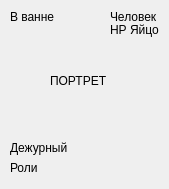
<?xml version="1.0" encoding="UTF-8"?>
<ui version="4.0">
 <class>Status</class>
 <widget class="QWidget" name="Status">
  <property name="geometry">
   <rect>
    <x>0</x>
    <y>0</y>
    <width>169</width>
    <height>189</height>
   </rect>
  </property>
  <property name="windowTitle">
   <string>Form</string>
  </property>
  <widget class="QLabel" name="label">
   <property name="geometry">
    <rect>
     <x>50</x>
     <y>60</y>
     <width>71</width>
     <height>41</height>
    </rect>
   </property>
   <property name="text">
    <string>ПОРТРЕТ</string>
   </property>
  </widget>
  <widget class="QLabel" name="label_2">
   <property name="geometry">
    <rect>
     <x>10</x>
     <y>160</y>
     <width>151</width>
     <height>16</height>
    </rect>
   </property>
   <property name="text">
    <string>Роли</string>
   </property>
  </widget>
  <widget class="QLabel" name="label_3">
   <property name="geometry">
    <rect>
     <x>10</x>
     <y>10</y>
     <width>47</width>
     <height>13</height>
    </rect>
   </property>
   <property name="text">
    <string>В ванне</string>
   </property>
  </widget>
  <widget class="QLabel" name="label_4">
   <property name="geometry">
    <rect>
     <x>110</x>
     <y>20</y>
     <width>21</width>
     <height>20</height>
    </rect>
   </property>
   <property name="text">
    <string>HP</string>
   </property>
  </widget>
  <widget class="QLabel" name="label_5">
   <property name="geometry">
    <rect>
     <x>110</x>
     <y>10</y>
     <width>47</width>
     <height>13</height>
    </rect>
   </property>
   <property name="text">
    <string>Человек</string>
   </property>
  </widget>
  <widget class="QLabel" name="label_6">
   <property name="geometry">
    <rect>
     <x>130</x>
     <y>20</y>
     <width>41</width>
     <height>20</height>
    </rect>
   </property>
   <property name="text">
    <string>Яйцо</string>
   </property>
  </widget>
  <widget class="QLabel" name="label_7">
   <property name="geometry">
    <rect>
     <x>10</x>
     <y>140</y>
     <width>61</width>
     <height>16</height>
    </rect>
   </property>
   <property name="text">
    <string>Дежурный</string>
   </property>
  </widget>
 </widget>
 <resources/>
 <connections/>
</ui>
